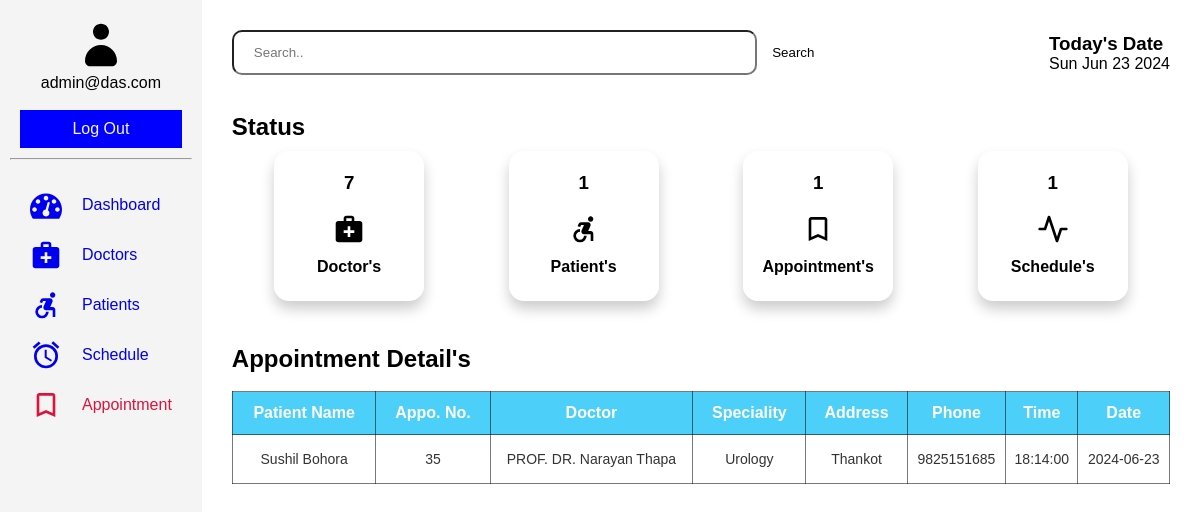
The app's page /doctor/appoint.php (signed in) with its own data.
### tables this page shows
CREATE TABLE `appointment` (
  `id` int(11) NOT NULL,
  `fullname` varchar(255) NOT NULL,
  `email` varchar(255) NOT NULL,
  `phone` varchar(60) NOT NULL,
  `bg` varchar(60) NOT NULL,
  `address` varchar(255) NOT NULL,
  `sid` int(11) NOT NULL,
  `did` int(11) NOT NULL,
  `date` date NOT NULL,
  `time` time NOT NULL,
  `status` tinyint(2) DEFAULT 0
);

CREATE TABLE `doctor` (
  `id` int(11) NOT NULL,
  `fname` varchar(60) NOT NULL,
  `email` varchar(60) NOT NULL,
  `password` varchar(60) NOT NULL,
  `phone` varchar(60) NOT NULL,
  `image_name` varchar(255) NOT NULL,
  `image_path` varchar(255) NOT NULL,
  `sid` int(11) DEFAULT NULL,
  `created_at` timestamp NULL DEFAULT current_timestamp()
);

CREATE TABLE `specialities` (
  `id` int(11) NOT NULL,
  `title` varchar(60) NOT NULL,
  `description` text NOT NULL,
  `image_name` varchar(60) NOT NULL,
  `image_path` varchar(255) NOT NULL,
  `created_at` timestamp NULL DEFAULT current_timestamp()
);

### doctor/appoint.php (the view, shortened to what this page needs)
<?php
    include('../connection.php');
    $sql = "SELECT ap.id, ap.fullname, ap.phone, ap.bg, ap.address, ap.date, ap.time, sp.title, doc.fname from appointment as ap INNER JOIN specialities as sp ON ap.sid = sp.id INNER JOIN doctor as doc ON ap.did = doc.id";
    $result = mysqli_query($conn, $sql);
?>
<!DOCTYPE html>
<html lang="en">
<head>
    <link rel="stylesheet" href="../assets/dash1.css">
</head>
<body>
    <section class="dashboard">
        <div class="sidebar">
            <header>
                <svg class="icon icon-user"><use xlink:href="#icon-user"></use></svg>
                <p><?php echo "". $_SESSION["username"].""; ?></p><br>
                <a href="../doctor/logout.php">Log Out</a>
            </header>
            <hr>
            <div class="sidebar-items">
                <ul>
                    <li><a href="../doctor/dash.php" class="click"><svg class="icon icon-dashboard"><use xlink:href="#icon-dashboard"></use></svg>Dashboard</a></li>
                    <li><a href="../doctor/doctor.php" class="click"><svg class="icon icon-medical_services"><use xlink:href="#icon-medical_services"></use></svg>Doctors</a></li>
                    <li><a href="../doctor/patients.php" class="click"><svg class="icon icon-accessible_forward"><use xlink:href="#icon-accessible_forward"></use></svg>Patients</a></li>
                    <li><a href="../doctor/schedule.php" class="click"><svg class="icon icon-access_alarms"><use xlink:href="#icon-access_alarms"></use></svg>Schedule</a></li>
                    <li class="active"><a href="../doctor/appoint.php"><svg class="icon icon-bookmark_outline" class="click"><use xlink:href="#icon-bookmark_outline"></use></svg>Appointment</a></li>
                </ul>
            </div>
        </div>
        <section class="main">
            <div class="head">
                <div class="search-bar">
                    <input type="text" placeholder="Search..">
                    <button type="submit">Search</button>
                </div>
                <div class="date-container">
                    <h1>Today's Date</h1>
                    <p id="date"></p>
                </div>
            </div><br>
            <div class="status">
                <div class="status-bar">
                    <h2>Status</h2>
                </div>
                <div class="dash-collection">
                    <div class="doc">
                        <?php
                            $dsql = "SELECT * FROM doctor";
                            $dresult = mysqli_query($conn, $dsql);
                            if($drow = mysqli_num_rows($dresult)){
                                echo '<h3>'.$drow.'</h3>';
                            }else{
                                echo '<h3>0</h3>';
                            }
                        ?>
                        <svg class="icon icon-medical_services"><use xlink:href="#icon-medical_services"></use></svg><br>
                        <h4>Doctor's</h4><br>
                    </div>
                    <div class="doc">
                        <?php
                            $psql = "SELECT * FROM patient";
                            $presult = mysqli_query($conn, $psql);
                            if($prow = mysqli_num_rows($presult)){
                                echo '<h3>'.$prow.'</h3>';
                            }else{
                                echo '<h3>0</h3>';
                            }
                        ?>
                        <svg class="icon icon-accessible_forward"><use xlink:href="#icon-accessible_forward"></use></svg><br>
                        <h4>Patient's</h4><br>
                    </div>
                    <div class="doc">
                        <?php
                            $asql = "SELECT * FROM appointment";
                            $aresult = mysqli_query($conn, $asql);
                            if($arow = mysqli_num_rows($aresult)){
                                echo '<h3>'.$arow.'</h3>';
                            }else{
                                echo '<h3>0</h3>';
                            }
                        ?>
                        <svg class="icon icon-bookmark_outline"><use xlink:href="#icon-bookmark_outline"></use></svg><br>
                        <h4>Appointment's</h4><br>
                    </div>
                    <div class="doc">
                        <?php
                            $ssql = "SELECT * FROM schedule";
                            $sresult = mysqli_query($conn, $ssql);
                            if($srow = mysqli_num_rows($sresult)){
                                echo '<h3>'.$srow.'</h3>';
                            }else{
                                echo '<h3>0</h3>';
                            }
                        ?>
                        <svg class="icon icon-activity"><use xlink:href="#icon-activity"></use></svg><br>
                        <h4>Schedule's</h4><br>
                    </div>
                </div>
            </div><br>
            <div class="tabular">
                <h2>Appointment Detail's</h2><br>
                <table class="table-container">
                    <thead>
                        <tr>
                        <th>Patient Name</th>
                            <th>Appo. No.</th>
                            <th>Doctor</th>
                            <th>Speciality</th>
                            <th>Address</th>
                            <th>Phone</th>
                            <th>Time</th>
                            <th>Date</th>
                        </tr>
                    </thead>
                    <tbody>
                        <tr>
                            <?php
                                while($row = mysqli_fetch_assoc($result)){
                            ?>
                                <td style="padding: 16px;"><?php echo $row['fullname'] ?></td>
                                <td><?php echo $row['id'] ?></td>
                                <td><?php echo $row['fname']; ?></td>
                                <td><?php echo $row['title'];?></td>
                                <td><?php echo $row['address'] ?></td>
                                <td><?php echo $row['phone'] ?></td>
                                <td><?php echo $row['time'] ?></td>
                                <td><?php echo $row['date'] ?></td>
                            </tr>
                            <?php
                                }
                            ?>
                    </tbody>
                </table>
            </div>
        </section>
    </section>
</body>
</html>

### assets/dash1.css (style rules this page uses)
* { margin: 0; padding: 0; box-sizing: border-box; }
body { font-family: Arial, sans-serif; }
.dashboard { display: grid; grid-template-columns: auto 2fr; grid-template-rows: auto 1fr; grid-template-areas: "header header" "sidebar main"; height: 100vh; }
.dashboard a { text-decoration: none; display: flex; gap: 20px; text-align: center; align-items: center; justify-content: center; }
header { grid-area: header; color: #000000; padding: 10px; text-align: center; }
header a { padding: 8px; }
header p { display: flex; text-align: center; align-items: center; justify-content: center; }
.sidebar { grid-area: sidebar; background: #f4f4f4; padding: 10px; height: auto; position: relative; }
.sidebar header>a { border: 2px solid blue; color: #f4f4f4; background-color: blue; }
.sidebar-items ul { display: flexbox; margin: 20px; text-align: center; text-decoration: none; justify-content: space-between; }
.sidebar-items li { display: flex; text-align: center; align-items: center; list-style: none; justify-content: space-between; }
li.active a { color: crimson; }
.main { grid-area: main; margin: 10px; padding: 20px; }
.head { display: flex; width: 100%; text-align: center; align-items: center; justify-content: space-between; }
.head h1, p { display: block; text-align: start; align-items: center; }
.search-bar { width: 70%; height: 45px; display: flex; gap: 5px; }
.search-bar input { padding: 20px; width: 80%; border-radius: 10px; }
.search-bar button { border: none; background-color: transparent; }
.date-container { text-align: center; }
.banner>h2, h3 { padding: 10px; }
.status { display: block; margin-top: 20px; }
.status .status-bar h2 { font-size: 200; }
.dash-collection { display: flex; flex-wrap: wrap; gap: -20px; text-align: center; justify-content: space-around; }
.dash-collection .doc { border: 1px solid rgb(255, 255, 255); border-radius: 15px; box-shadow: 0 8px 14px 0 rgba(0,0,0,0.2); height: 150px; width: 150px; margin: 10px; padding: 10px; }
.tabular { background: #fff; margin-top: 1rem; }
.table-container { width: 100%; text-align: center; }
thead { background-color: rgb(76, 208, 249); color: #fff; }
th, td, thead, tr, table { border: 1px solid rgba(0, 0, 0, 0.525); border-collapse: collapse; }
th { padding: 12px; font-size: 16px; }
td { padding: 4px; color: #333; font-size: 14px; font-weight: 400; }
.date-group label, input, button { padding: 10px; border-radius: 5px; }
.icon { display: inline-block; width: 70px; height: 50px; stroke-width: 0; stroke: currentColor; fill: currentColor; }
.icon-user { width: 2em; }
.icon-dashboard, .icon-medical_services, .icon-accessible_forward, .icon-access_alarms, .icon-bookmark_outline, .icon-activity, .icon-person_add_alt_1, .icon-add_alarm, .icon-text-document, .icon-cog, .icon-upload, .icon-user-plus, .icon-update, .icon-injection, .icon-checkmark { width: 2em; }

### records on screen
appointment: fullname "Sushil Bohora", id "35", did.fname "PROF. DR. Narayan Thapa", sid.title "Urology", address "Thankot", phone "9825151685", time "18:14:00", date "2024-06-23"

### other values on screen
$_SESSION["username"] "admin@das.com"
$drow "7"
$prow "1"
$arow "1"
$srow "1"
